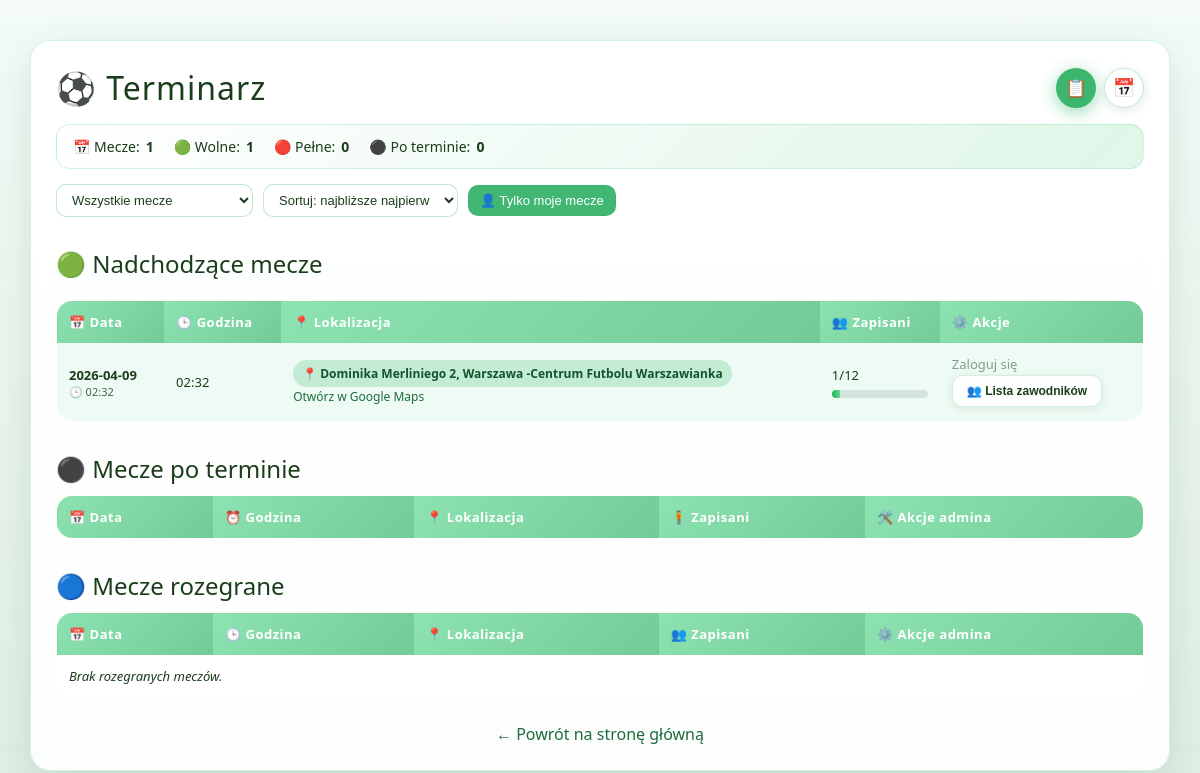
/terminarz, run on an earlier commit of the app's database.
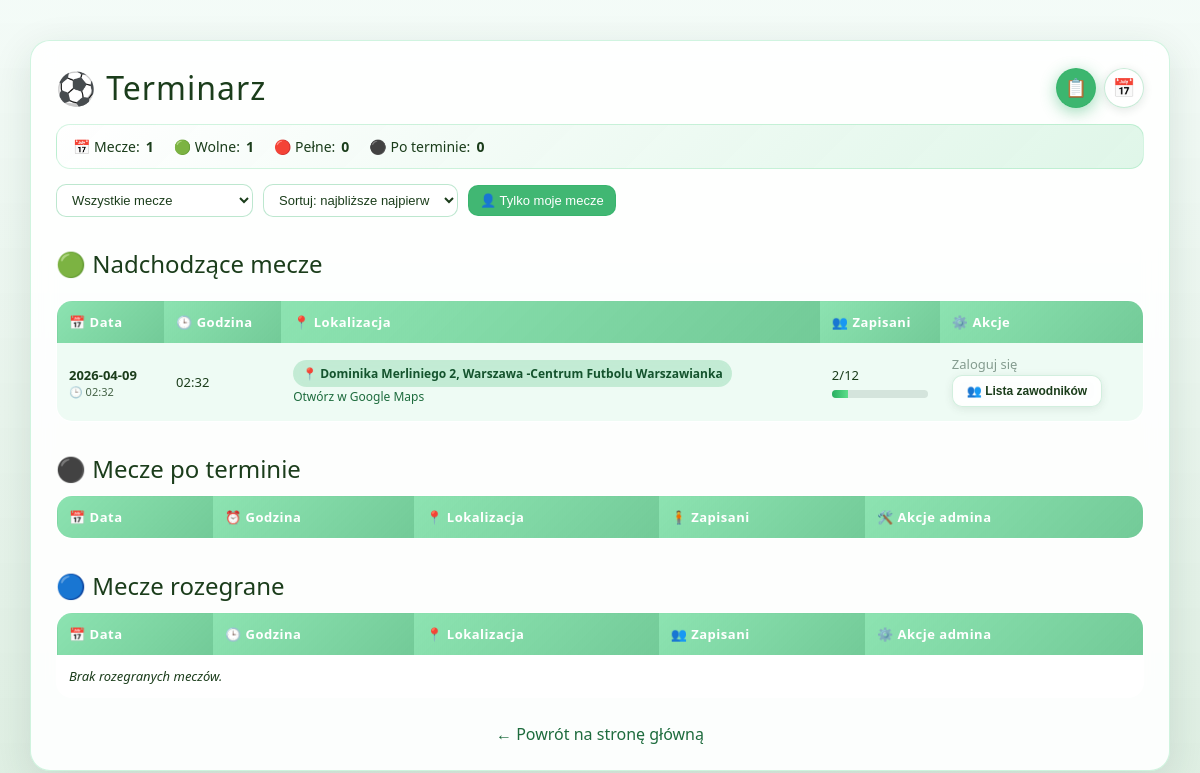
And on a later commit of the database.
### tables this page shows
CREATE TABLE matches (
            id INTEGER PRIMARY KEY AUTOINCREMENT,
            match_date TEXT NOT NULL,
            match_time TEXT NOT NULL,
            location TEXT NOT NULL,
            max_slots INTEGER NOT NULL,
            signed_up INTEGER NOT NULL DEFAULT 0,
            played INTEGER NOT NULL DEFAULT 0
        );

### app.py (the view)
@app.route("/terminarz")
def terminarz():
    conn = get_db()
    matches = conn.execute("SELECT * FROM matches ORDER BY match_date ASC, match_time ASC").fetchall()
    signups = conn.execute("""
        SELECT ms.match_id, ms.paid, u.first_name, u.last_name, u.player_alias AS zawodnik
        FROM match_signups ms
        JOIN users u ON u.id = ms.user_id
        ORDER BY u.first_name ASC
    """).fetchall()
    conn.close()
    players_by_match = {}
    for s in signups:
        players_by_match.setdefault(s["match_id"], []).append(s)
    user_signed = {}
    if "user_id" in session:
        moj_zawodnik = session.get("zawodnik") or session.get("player_alias")
        for s in signups:
            if s["zawodnik"] == moj_zawodnik:
                user_signed[s["match_id"]] = True
    players_data = {}
    for m in matches:
        mid = m["id"]
        plist = []
        for p in players_by_match.get(mid, []):
            fn = (p["first_name"] or "").strip()
            ln = (p["last_name"] or "").strip()
            initials = ""
            if fn:
                initials += fn[0]
            if ln:
                initials += ln[0]
            plist.append(
                {
                    "name": f"{fn} {ln}".strip(),
                    "zawodnik": p["zawodnik"] or "",
                    "initials": initials,
                    "paid": p["paid"],
                }
            )
        players_data[mid] = {
            "date": m["match_date"],
            "time": m["match_time"],
            "location": m["location"],
            "max": m["max_slots"],
            "players": plist,
        }
    today = date.today()
    upcoming_matches = []
    after_date_not_confirmed = []
    played_confirmed = []
    for m in matches:
        m_date = date.fromisoformat(m["match_date"])
        if m["played"] == 1:
            played_confirmed.append(m)
        else:
            if m_date >= today:
                upcoming_matches.append(m)
            else:
                after_date_not_confirmed.append(m)
    return render_template(
        "terminarz.html",
        matches=matches,
        upcoming_matches=upcoming_matches,
        after_date_not_confirmed=after_date_not_confirmed,
        played_confirmed=played_confirmed,
        players_by_match=players_by_match,
        players_data=players_data,
        user_signed=user_signed,
    )

### db.py (called while the page is built)
def get_db():
    conn = sqlite3.connect("database.db")
    conn.row_factory = sqlite3.Row
    return conn

### templates/terminarz.html (shortened to what the changed rows need)
<!DOCTYPE html>
<html lang="pl">
<head>
</head>
<body>
<div class="container">
    <div class="header-row">
        <h1>⚽ Terminarz</h1>
    </div>
    <div id="list-view">
        <h2>🟢 Nadchodzące mecze</h2>
        <div style="max-height: 450px; overflow-y: auto; border-radius: 16px;">
            <table>
                <thead>
                <tr>
                    <th>📅 Data</th>
                    <th>🕒 Godzina</th>
                    <th>📍 Lokalizacja</th>
                    <th>👥 Zapisani</th>
                    <th>⚙️ Akcje</th>
                </tr>
                </thead>
                <tbody id="list-tbody">
                {% for m in upcoming_matches %}
                {% set signed = m["signed_up"] %}
                {% set max_slots = m["max_slots"] %}
                {% set percent = (signed / max_slots) * 100 if max_slots > 0 else 0 %}
                {% if percent < 50 %}
                {% set row_class = "row-green" %}
                {% elif percent < 80 %}
                {% set row_class = "row-yellow" %}
                {% else %}
                {% set row_class = "row-red" %}
                {% endif %}
                <tr class="{{ row_class }} match-row"
                    data-id="{{ m['id'] }}"
                    data-date="{{ m['match_date'] }}"
                    data-time="{{ m['match_time'] }}"
                    data-signed="{{ signed }}"
                    data-max="{{ max_slots }}"
                    data-mine="{% if user_signed.get(m['id']) %}1{% else %}0{% endif %}">
                    <td>
                        <div style="font-weight:600;">{{ m["match_date"] }}</div>
                        <div style="font-size:11px; opacity:0.8;">🕒 {{ m["match_time"] }}</div>
                    </td>
                    <td>{{ m["match_time"] }}</td>
                    <td>
                        <span class="location-tag">📍 {{ m["location"] }}</span><br>
                        <a href="https://www.google.com/maps/search/?api=1&query={{ m['location'] | urlencode }}"
                           target="_blank"
                           style="color:#1d6b3d; text-decoration:none; font-size:12px;">
                            Otwórz w Google Maps
                        </a>
                    </td>
                    <td>
                        {{ signed }}/{{ max_slots }}
                        <div class="progress-container">
                            <div class="progress-bar" style="--target-width: {{ percent }}%;"></div>
                        </div>
                    </td>
                    <td>
                        {% if session.user_id %}
                        {% if user_signed.get(m["id"]) %}
                        <a href="/terminarz/unsubscribe/{{ m['id'] }}" class="btn-modern btn-leave">
                            👤 Jednak nie wpadam
                        </a>
                        {% else %}
                        {% if signed < max_slots %}
                        <a href="/terminarz/signup/{{ m['id'] }}" class="btn-modern btn-join">
                            👤 Zapisz się
                        </a>
                        {% else %}
                        <span style="color:orange; font-weight:bold;">Brak miejsc</span>
                        {% endif %}
                        {% endif %}
                        {% else %}
                        <span style="color:rgba(27,61,43,0.5);">Zaloguj się</span>
                        {% endif %}
                        <br>
                        <button class="btn-modern btn-list-players" onclick="openPlayersPopup({{ m['id'] }})">
                            👥 Lista zawodników
                        </button>
                    </td>
                </tr>
                {% endfor %}
                </tbody>
            </table>
        </div>
        <h2>⚫ Mecze po terminie <small></small></h2>
        <table>
            <thead>
            <tr>
                <th>📅 Data</th>
                <th>⏰ Godzina</th>
                <th>📍 Lokalizacja</th>
                <th>🧍 Zapisani</th>
                <th>🛠️ Akcje admina</th>
            </tr>
            </thead>
        </table>
        <h2>🔵 Mecze rozegrane <small></small></h2>
        <table>
            <thead>
            <tr>
                <th>📅 Data</th>
                <th>🕒 Godzina</th>
                <th>📍 Lokalizacja</th>
                <th>👥 Zapisani</th>
                <th>⚙️ Akcje admina</th>
            </tr>
            </thead>
        </table>
    </div>
</div>
</body>
</html>

What changed in the data, as far as the page shows it:
changed matches "Dominika Merliniego 2, Warszawa -Centrum Futbolu Warszawianka": signed_up "1" → "2"; {{ percent }} 8.333333333333332 → 16.666666666666664 (drawn)
